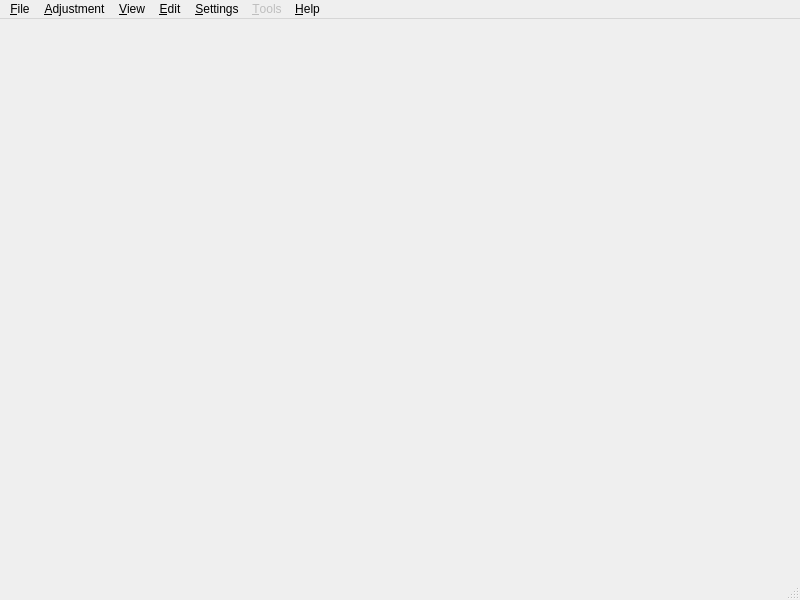
<?xml version="1.0" encoding="UTF-8"?>
<ui version="4.0">
 <class>NetworkAdjustmentPanel</class>
 <widget class="QMainWindow" name="NetworkAdjustmentPanel">
  <property name="geometry">
   <rect>
    <x>0</x>
    <y>0</y>
    <width>800</width>
    <height>600</height>
   </rect>
  </property>
  <property name="windowTitle">
   <string>MainWindow</string>
  </property>
  <widget class="QWidget" name="centralwidget">
   <layout class="QGridLayout" name="gridLayout"/>
  </widget>
  <widget class="QMenuBar" name="menubar">
   <property name="geometry">
    <rect>
     <x>0</x>
     <y>0</y>
     <width>800</width>
     <height>25</height>
    </rect>
   </property>
   <widget class="QMenu" name="menu_File">
    <property name="title">
     <string>&amp;File</string>
    </property>
    <addaction name="action_Save_into_database"/>
    <addaction name="actionSave_As"/>
    <addaction name="actionSave_as_SQL_file"/>
    <addaction name="separator"/>
    <addaction name="actionPrint"/>
    <addaction name="actionPrint_as_PDF"/>
    <addaction name="separator"/>
    <addaction name="actionSave_XML_adjustment_results"/>
    <addaction name="actionSave_adjustment_results_as_HTML_file"/>
    <addaction name="actionSave_adjustment_results_as_plain_text"/>
    <addaction name="actionSave_network_configuration_outline"/>
    <addaction name="separator"/>
    <addaction name="action_Close"/>
   </widget>
   <widget class="QMenu" name="menu_Adjustment">
    <property name="title">
     <string>&amp;Adjustment</string>
    </property>
    <addaction name="action_Run"/>
   </widget>
   <widget class="QMenu" name="menu_Settings">
    <property name="title">
     <string>&amp;Settings</string>
    </property>
    <addaction name="actionOutline_draw"/>
   </widget>
   <widget class="QMenu" name="menu_View">
    <property name="title">
     <string>&amp;View</string>
    </property>
   </widget>
   <widget class="QMenu" name="menu_Edit">
    <property name="title">
     <string>&amp;Edit</string>
    </property>
    <addaction name="actionParameters"/>
    <addaction name="action_Points"/>
    <addaction name="actionObservations"/>
   </widget>
   <widget class="QMenu" name="menu_Hrlp">
    <property name="title">
     <string>&amp;Help</string>
    </property>
    <addaction name="actionGama_q2_help"/>
   </widget>
   <widget class="QMenu" name="menu_Tools">
    <property name="enabled">
     <bool>false</bool>
    </property>
    <property name="title">
     <string>&amp;Tools</string>
    </property>
   </widget>
   <addaction name="menu_File"/>
   <addaction name="menu_Adjustment"/>
   <addaction name="menu_View"/>
   <addaction name="menu_Edit"/>
   <addaction name="menu_Settings"/>
   <addaction name="menu_Tools"/>
   <addaction name="menu_Hrlp"/>
  </widget>
  <widget class="QStatusBar" name="statusbar"/>
  <action name="actionSave_XML_adjustment_results">
   <property name="text">
    <string>Save &amp;XML adjustment results</string>
   </property>
  </action>
  <action name="action_Close">
   <property name="text">
    <string>&amp;Close</string>
   </property>
  </action>
  <action name="actionSave_adjustment_results_as_plain_text">
   <property name="text">
    <string>Save adjustment results as plain &amp;text</string>
   </property>
  </action>
  <action name="actionSave_XML_network_configuration_input_file">
   <property name="text">
    <string>Save XML network configuration &amp;input file</string>
   </property>
  </action>
  <action name="action_Save_into_database">
   <property name="text">
    <string>&amp;Save</string>
   </property>
  </action>
  <action name="actionSave_as_SQL_file">
   <property name="text">
    <string>&amp;Export as SQL file</string>
   </property>
  </action>
  <action name="actionSave_As">
   <property name="text">
    <string>Save &amp;As ...</string>
   </property>
  </action>
  <action name="action_Run">
   <property name="text">
    <string>&amp;Run</string>
   </property>
  </action>
  <action name="actionSave_network_configuration_outline">
   <property name="text">
    <string>Save network configuration &amp;outline</string>
   </property>
  </action>
  <action name="actionOutline_draw">
   <property name="text">
    <string>Outline &amp;draw</string>
   </property>
  </action>
  <action name="action_Points">
   <property name="checkable">
    <bool>true</bool>
   </property>
   <property name="enabled">
    <bool>true</bool>
   </property>
   <property name="text">
    <string>&amp;Points</string>
   </property>
  </action>
  <action name="actionParameters">
   <property name="checkable">
    <bool>true</bool>
   </property>
   <property name="text">
    <string>Parameters</string>
   </property>
  </action>
  <action name="actionObservations">
   <property name="checkable">
    <bool>true</bool>
   </property>
   <property name="text">
    <string>Observations</string>
   </property>
  </action>
  <action name="actionPrint">
   <property name="enabled">
    <bool>false</bool>
   </property>
   <property name="text">
    <string>&amp;Print</string>
   </property>
  </action>
  <action name="actionPrint_as_PDF">
   <property name="enabled">
    <bool>false</bool>
   </property>
   <property name="text">
    <string>Print as PD&amp;F</string>
   </property>
  </action>
  <action name="actionSave_adjustment_results_as_HTML_file">
   <property name="enabled">
    <bool>true</bool>
   </property>
   <property name="text">
    <string>Save adjustment results as &amp;HTML file</string>
   </property>
  </action>
  <action name="actionGama_q2_help">
   <property name="text">
    <string>Gama-q2 &amp;help</string>
   </property>
  </action>
 </widget>
 <resources/>
 <connections/>
</ui>
